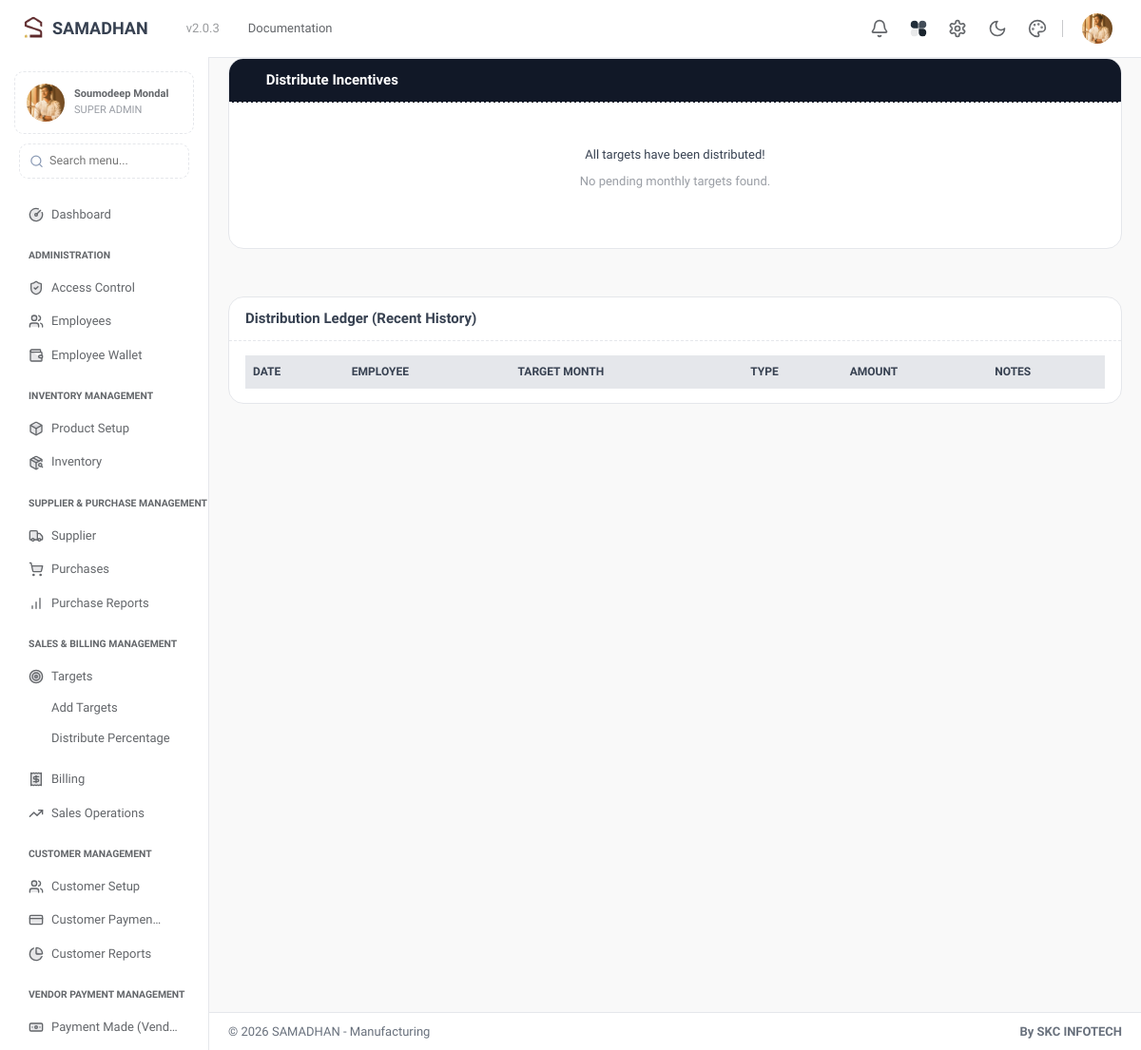
The app's page /distribute_percentage (signed in), older data.
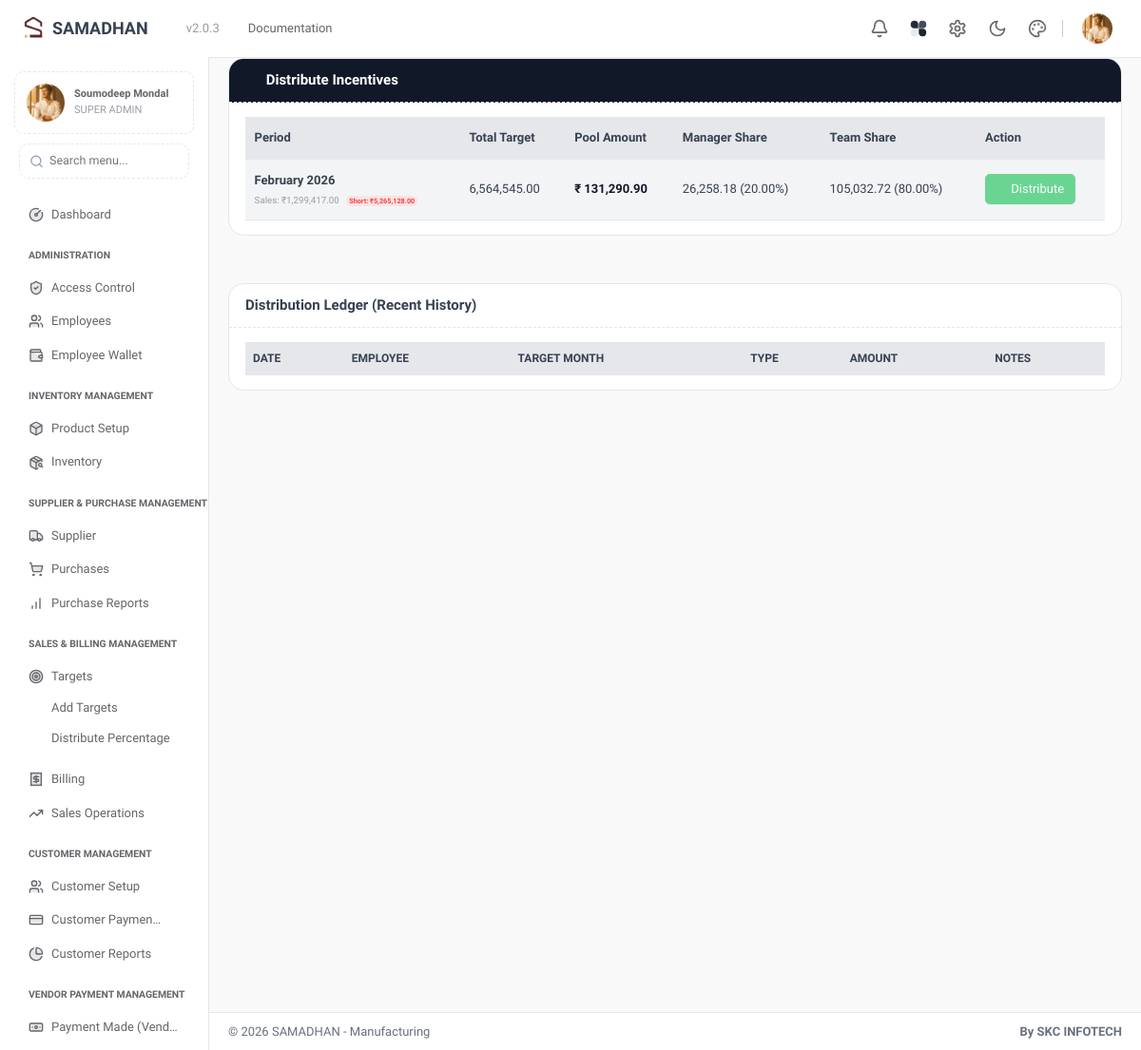
The same page, newer data.
### tables this page shows
CREATE TABLE `monthly_targets` (
  `id` int(11) NOT NULL,
  `month` varchar(20) DEFAULT NULL,
  `year` int(11) DEFAULT NULL,
  `total_target` decimal(15,2) DEFAULT NULL,
  `incentive_percent` decimal(5,2) DEFAULT NULL,
  `manager_share_percent` decimal(5,2) DEFAULT 20.00,
  `manager_roles` text DEFAULT NULL,
  `team_share_percent` decimal(5,2) DEFAULT 80.00,
  `distributed` enum('0','1') NOT NULL DEFAULT '0',
  `created_at` timestamp NOT NULL DEFAULT current_timestamp()
);

### views/purchase/distribute_percentage.php (the view, shortened to what the changed rows need)
<?php
require_once __DIR__ . '/../../config/conn.php';
$sql = "SELECT * FROM monthly_targets WHERE distributed = '0' ORDER BY created_at ASC";
$result = $conn->query($sql);
$pendingTargets = [];
if ($result && $result->num_rows > 0) {
    $currentDate = strtotime(date("1 F Y"));
    $prevDate = strtotime("-1 month", $currentDate);
    while($row = $result->fetch_assoc()) {
        $targetDate = strtotime("1 " . $row['month'] . " " . $row['year']);
        if ($targetDate >= $prevDate && $targetDate <= $currentDate) {
            $pendingTargets[] = $row;
        }
    }
}
?>
<div class="container-fluid">
    <div class="row">
        <div class="col-12">
            <div class="card">
                <div class="card-body">
                    <?php if(empty($pendingTargets)): ?>
                        <div class="text-center py-4">
                            <h5>All targets have been distributed!</h5>
                            <p class="text-muted">No pending monthly targets found.</p>
                        </div>
                    <?php else: ?>
                        <table data-tables="basic" class="table table-striped dt-responsive align-middle mb-0 w-100" style="width: 100%;">
                            <thead class="bg-light">
                                    <tr>
                                        <th>Period</th>
                                        <th>Total Target</th>
                                        <th>Pool Amount</th>
                                        <th>Manager Share</th>
                                        <th>Team Share</th>
                                        <th>Action</th>
                                    </tr>
                                </thead>
                                <tbody>
                                    <?php foreach($pendingTargets as $target):
                                        $pool = $target['total_target'] * ($target['incentive_percent'] / 100);
                                        $mgrShare = $pool * ($target['manager_share_percent'] / 100);
                                        $teamShare = $pool * ($target['team_share_percent'] / 100);
                                        $monthNum = date("m", strtotime($target['month']));
                                        $year = $target['year'];
                                        $salesSql = "SELECT SUM(total_amount) as total_sales FROM sales_invoices
                                                     WHERE MONTH(invoice_date) = '$monthNum' AND YEAR(invoice_date) = '$year' AND status != 'Cancelled'";
                                        $salesResult = $conn->query($salesSql);
                                        $totalSales = 0;
                                        if ($salesResult && $row = $salesResult->fetch_assoc()) {
                                            $totalSales = $row['total_sales'] ?? 0;
                                        }
                                        $isAchieved = $totalSales >= $target['total_target'];
                                    ?>
                                    <tr>
                                        <td class="fw-bold">
                                            <?= $target['month'] . ' ' . $target['year'] ?>
                                            <div class="small fw-normal text-muted mt-1">
                                                Sales: ₹<?= number_format($totalSales, 2) ?>
                                                <?php if($isAchieved): ?>
                                                    <span class="badge bg-success-subtle text-success ms-1">Achieved</span>
                                                <?php else: ?>
                                                    <span class="badge bg-danger-subtle text-danger ms-1">Short: ₹<?= number_format($target['total_target'] - $totalSales, 2) ?></span>
                                                <?php endif; ?>
                                            </div>
                                        </td>
                                        <td><?= number_format($target['total_target'], 2) ?></td>
                                        <td class="text-primary fw-bold">₹ <?= number_format($pool, 2) ?></td>
                                        <td><?= number_format($mgrShare, 2) ?> (<?= $target['manager_share_percent'] ?>%)</td>
                                        <td><?= number_format($teamShare, 2) ?> (<?= $target['team_share_percent'] ?>%)</td>
                                        <td>
                                            <button type="button"
                                                    class="btn btn-sm btn-success shadow-sm"
                                                    data-bs-toggle="modal"
                                                    data-bs-target="#distributeModal"
                                                    data-id="<?= $target['id'] ?>"
                                                    data-period="<?= $target['month'] . ' ' . $target['year'] ?>"
                                                    data-pool="<?= $pool ?>"
                                                    data-mgr="<?= $mgrShare ?>"
                                                    data-team="<?= $teamShare ?>"
                                                    <?= (!$isAchieved) ? 'disabled' : '' ?>
                                            >
                                                <i class="ti ti-check me-1"></i> Distribute
                                            </button>
                                        </td>
                                    </tr>
                                    <?php endforeach; ?>
                                </tbody>
                            </table>
                    <?php endif; ?>
                </div>
            </div>
        </div>
        <div class="col-12 mt-4">
            <div class="card">
                <div class="card-body">
                    <table data-tables="basic" class="table table-sm table-hover dt-responsive align-middle mb-0 w-100" id="ledgerTable" style="width: 100%;">
                        <thead class="bg-light fs-xs text-uppercase">
                                <tr>
                                    <th>Date</th>
                                    <th>Employee</th>
                                    <th>Target Month</th>
                                    <th>Type</th>
                                    <th>Amount</th>
                                    <th>Notes</th>
                                </tr>
                            </thead>
                        </table>
                </div>
            </div>
        </div>
    </div>
</div>

Row changes from the older to the newer data that the page shows:
added monthly_targets: month "February", year "2026", totalSales "1,299,417.00", total_target "5,265,128.00", total_target "6,564,545.00", pool "131,290.90", mgrShare "26,258.18", manager_share_percent "20.00", teamShare "105,032.72", team_share_percent "80.00"
Text that changed along with them:
text no longer shown: "All targets have been distributed! No pending monthly targets found."
text now shown: "Period Total Target Pool Amount Manager Share Team Share Action"
